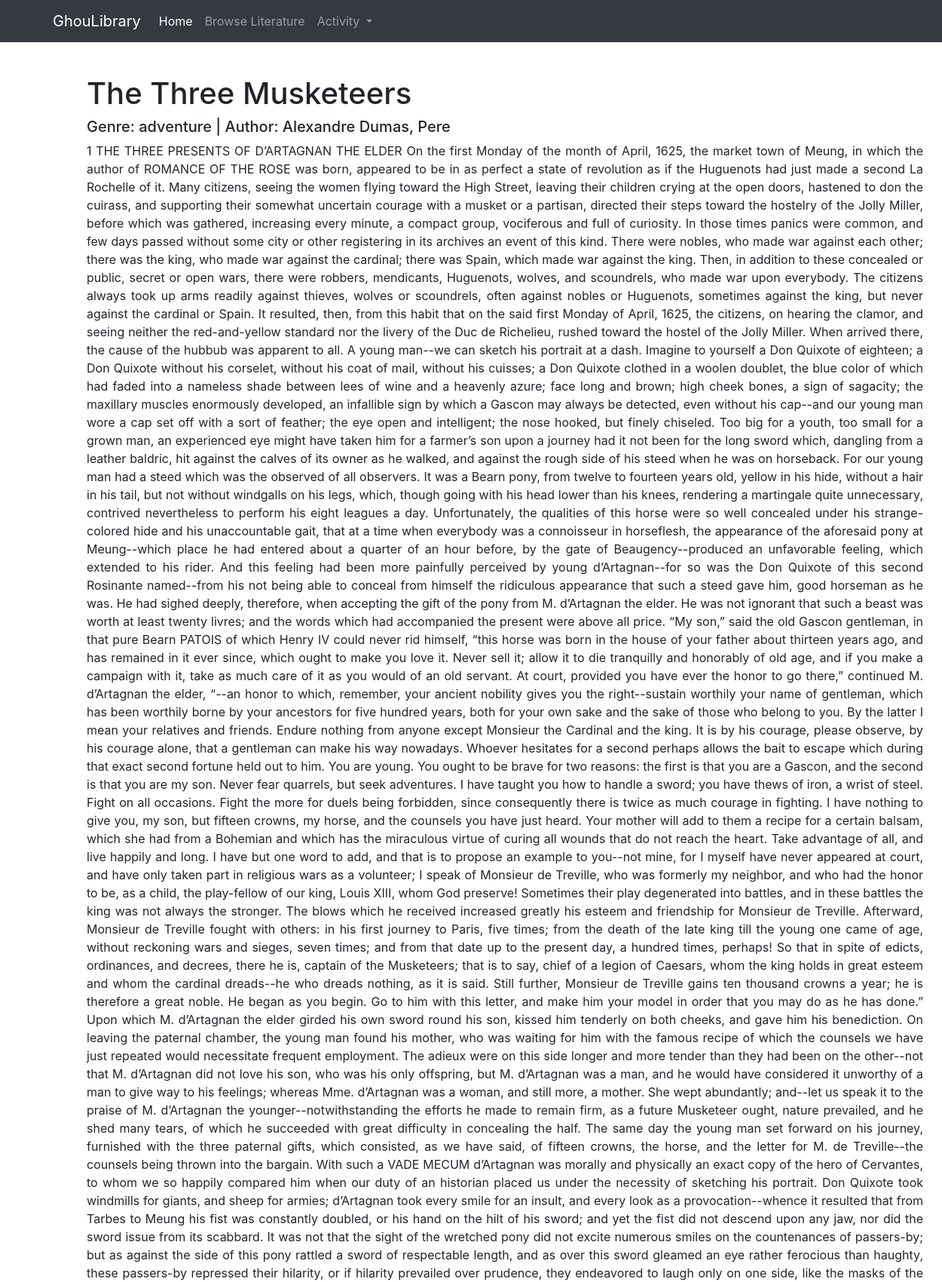
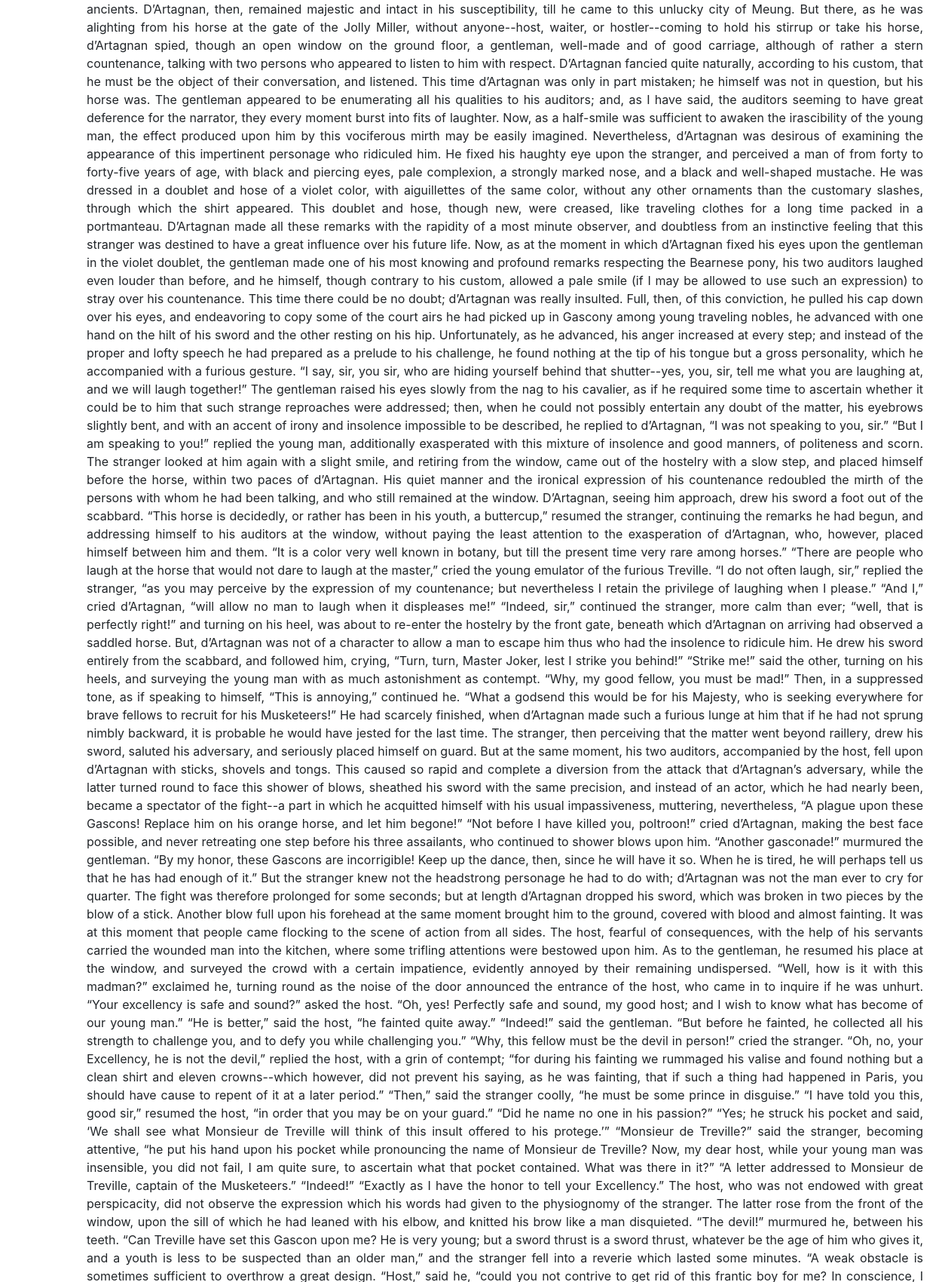
Screenshot of /books/detail/the-three-musketeers (upper part) with the database file from the repository (2 pictures, top to bottom).
### books/models.py (models this page shows, shortened)
class Books(models.Model):
	title	= models.CharField(max_length=255)
	content = models.TextField()
	genre	= models.CharField(max_length=255)
	author  = models.CharField(max_length=255)
	published = models.DateTimeField(auto_now_add=True)
	updated = models.DateTimeField(auto_now=True)
	slug	= models.SlugField(blank=True, editable=False)

### books/views.py (the view)
# urls.py: re_path('^detail/(?P<slug>[\w-]+)$', ContentDetailView.as_view(), name='detail'),
class ContentDetailView(DetailView):
	model 		  = Books
	template_name = "books/content_detail.html"
	context_object_name = 'books'

### templates/books/content_detail.html (shortened to what this page needs)
{% extends 'base.html' %}
{% block book_contents %}
	<h1>{{books.title}}</h1>
	<h5>Genre: {{books.genre}} | Author: {{books.author}}</h5>
	<p align="justify">{{books.content}} </p>
{% endblock book_contents %}

### rows the page displays
Books: title "The Three Musketeers", genre "adventure", author "Alexandre Dumas, Pere"
